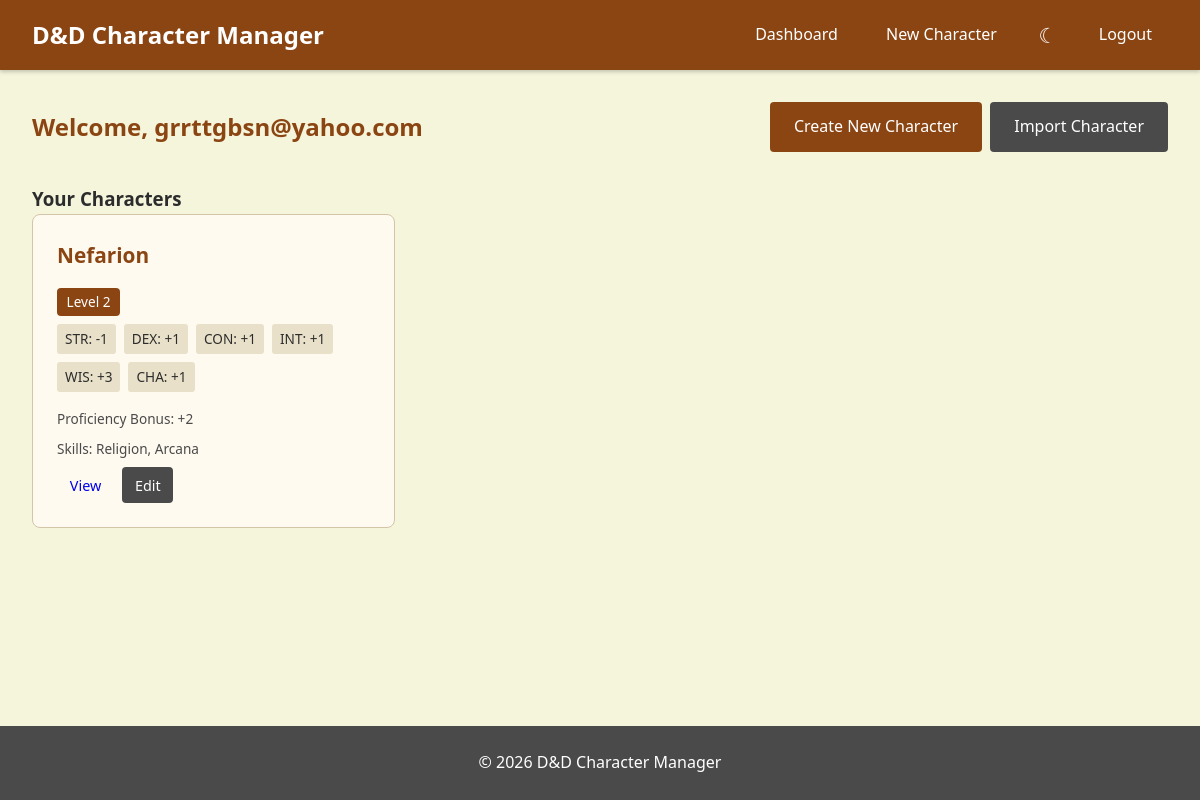
Page /dashboard (signed in) on the committed database.
### models.py (models this page shows, shortened)
class User(db.Model):
    id = db.Column(db.Integer, primary_key=True)
    email = db.Column(db.String(120), unique=True, nullable=False)
    password_hash = db.Column(db.String(256), nullable=False)
    characters = db.relationship('Character', backref='owner', lazy=True)

class Character(db.Model):
    id = db.Column(db.Integer, primary_key=True)
    name = db.Column(db.String(100), nullable=False)
    level = db.Column(db.Integer, nullable=False, default=1)
    strength = db.Column(db.Integer, nullable=False)
    dexterity = db.Column(db.Integer, nullable=False)
    constitution = db.Column(db.Integer, nullable=False)
    intelligence = db.Column(db.Integer, nullable=False)
    wisdom = db.Column(db.Integer, nullable=False)
    charisma = db.Column(db.Integer, nullable=False)
    user_id = db.Column(db.Integer, db.ForeignKey('user.id'), nullable=False)
    skill_proficiencies = db.relationship('SkillProficiency', backref='character', lazy=True, cascade='all, delete-orphan')
    def get_modifier(self, ability):
        score = getattr(self, ability)
        return (score - 10) // 2
    def get_proficiency_bonus(self):
        level = self.level
        if level < 5:
            return 2
        elif level < 9:
            return 3
        elif level < 13:
            return 4
        elif level < 17:
            return 5
        else:
            return 6
    def get_proficient_skills(self):
        proficiencies = SkillProficiency.query.filter_by(character_id=self.id).all()
        return {p.skill_name for p in proficiencies}

### routes.py (the view)
@routes.route('/dashboard')
def dashboard():
    if 'user_id' not in session:
        return redirect(url_for('routes.login'))
    user = User.query.get(session['user_id'])
    characters = Character.query.filter_by(user_id=session['user_id']).all()
    for character in characters:
        character.proficiency_bonus = character.get_proficiency_bonus()
        character.str_mod = character.get_modifier('strength')
        character.dex_mod = character.get_modifier('dexterity')
        character.con_mod = character.get_modifier('constitution')
        character.int_mod = character.get_modifier('intelligence')
        character.wis_mod = character.get_modifier('wisdom')
        character.cha_mod = character.get_modifier('charisma')
        character.proficient_skills = character.get_proficient_skills()
    return render_template('dashboard.html', user=user, characters=characters)

### templates/dashboard.html (shortened to what this page needs)
{% extends "base.html" %}
{% block content %}
<div class="dashboard">
    <div class="dashboard-header">
        <h2>Welcome, {{ user.email }}</h2>
        <div class="header-buttons">
            <a href="{{ url_for('routes.new_character') }}" class="btn btn-primary">Create New Character</a>
            <a href="{{ url_for('routes.import_json') }}" class="btn btn-secondary">Import Character</a>
        </div>
    </div>
    <h3>Your Characters</h3>
    {% if characters %}
        <div class="character-grid">
            {% for character in characters %}
            <div class="character-card">
                <h4>{{ character.name }}</h4>
                <span class="character-level-small">Level {{ character.level }}</span>
                <div class="character-stats-preview">
                    <span>STR: {% if character.str_mod >= 0 %}+{% endif %}{{ character.str_mod }}</span>
                    <span>DEX: {% if character.dex_mod >= 0 %}+{% endif %}{{ character.dex_mod }}</span>
                    <span>CON: {% if character.con_mod >= 0 %}+{% endif %}{{ character.con_mod }}</span>
                    <span>INT: {% if character.int_mod >= 0 %}+{% endif %}{{ character.int_mod }}</span>
                    <span>WIS: {% if character.wis_mod >= 0 %}+{% endif %}{{ character.wis_mod }}</span>
                    <span>CHA: {% if character.cha_mod >= 0 %}+{% endif %}{{ character.cha_mod }}</span>
                </div>
                <p class="prof-bonus-note">Proficiency Bonus: +{{ character.proficiency_bonus }}</p>
                {% if character.proficient_skills %}
                <p class="prof-skills-note">Skills: {{ character.proficient_skills|join(', ') }}</p>
                {% endif %}
                <div class="character-actions">
                    <a href="{{ url_for('routes.view_character', character_id=character.id) }}" class="btn btn-small">View</a>
                    <a href="{{ url_for('routes.edit_character', character_id=character.id) }}" class="btn btn-small btn-secondary">Edit</a>
                </div>
            </div>
            {% endfor %}
        </div>
    {% else %}
        <div class="empty-state">
            <p>You haven't created any characters yet.</p>
            <a href="{{ url_for('routes.new_character') }}" class="btn btn-primary">Create Your First Character</a>
        </div>
    {% endif %}
</div>
{% endblock %}

### static/style.css (style rules this page uses)
* { margin: 0; padding: 0; box-sizing: border-box; }
:root { --primary-color: #8b4513; --primary-hover: #6d3610; --secondary-color: #4a4a4a; --danger-color: #c0392b; --danger-hover: #a93226; --bg-color: #f5f5dc; --card-bg: #fffaf0; --text-color: #2c2c2c; --border-color: #d4c4a8; --success-color: #27ae60; --error-color: #e74c3c; --input-bg: #fff; --input-text: #2c2c2c; --stat-preview-bg: #e8e0c8; }
body { font-family: 'Segoe UI', Tahoma, Geneva, Verdana, sans-serif; background-color: var(--bg-color); color: var(--text-color); line-height: 1.6; min-height: 100vh; display: flex; flex-direction: column; }
.btn { display: inline-block; padding: 0.75rem 1.5rem; text-decoration: none; border-radius: 4px; border: none; cursor: pointer; font-size: 1rem; transition: background-color 0.3s; }
.btn-primary { background-color: var(--primary-color); color: #fff; }
.btn-secondary { background-color: var(--secondary-color); color: #fff; }
.btn-small { padding: 0.4rem 0.8rem; font-size: 0.9rem; }
.dashboard-header { display: flex; justify-content: space-between; align-items: center; margin-bottom: 2rem; flex-wrap: wrap; gap: 1rem; }
.dashboard-header h2 { color: var(--primary-color); }
.header-buttons { display: flex; gap: 0.5rem; flex-wrap: wrap; }
.character-grid { display: grid; grid-template-columns: repeat(auto-fill, minmax(280px, 1fr)); gap: 1.5rem; }
.character-card { background-color: var(--card-bg); padding: 1.5rem; border-radius: 8px; border: 1px solid var(--border-color); }
.character-card h4 { color: var(--primary-color); font-size: 1.3rem; margin-bottom: 1rem; }
.character-stats-preview { display: flex; flex-wrap: wrap; gap: 0.5rem; margin-bottom: 1rem; font-size: 0.85rem; }
.character-stats-preview span { background-color: var(--stat-preview-bg); padding: 0.25rem 0.5rem; border-radius: 3px; }
.character-actions { display: flex; gap: 0.5rem; }
.character-level-small { display: inline-block; background-color: var(--primary-color); color: #fff; padding: 0.2rem 0.6rem; border-radius: 4px; font-size: 0.85rem; margin-bottom: 0.5rem; }
.prof-bonus-note { font-size: 0.85rem; color: var(--secondary-color); margin-bottom: 0.5rem; }
.prof-skills-note { font-size: 0.85rem; color: var(--secondary-color); margin-bottom: 0.5rem; }

### rows in the picture
User: email "grrttgbsn@yahoo.com"
Character: name "Nefarion", level "2", str_mod "-1", dex_mod "1", con_mod "1", int_mod "1", wis_mod "3", cha_mod "1", proficiency_bonus "2", proficient_skills "Religion, Arcana"
